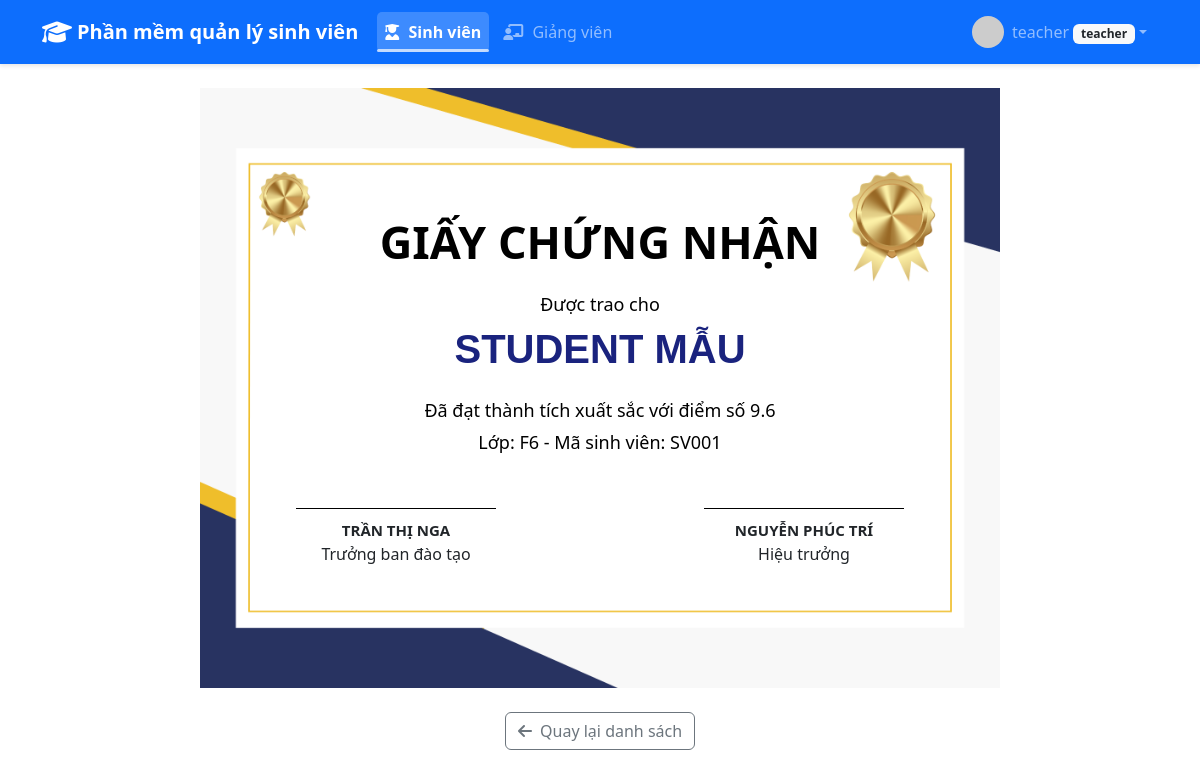
Page /students/3/certificate (signed in) on the committed database.
### app/models.py (models this page shows, shortened)
class User(db.Model, UserMixin):
    id = db.Column(db.Integer, primary_key=True)
    username = db.Column(db.String(64), unique=True, nullable=False)
    password_hash = db.Column(db.String(128), nullable=False)
    role = db.Column(db.String(20), nullable=False)
    email = db.Column(db.String(100), unique=True)
    fullname = db.Column(db.String(100))
    phone = db.Column(db.String(20))
    birthdate = db.Column(db.Date)
    gender = db.Column(db.String(10))
    avatar = db.Column(db.String(255))
    teacher_code = db.Column(db.String(20), unique=True)
    student_code = db.Column(db.String(20), unique=True)
    class_id = db.Column(db.Integer, db.ForeignKey('class.id'))
    score = db.Column(db.Float)
    updated_at = db.Column(db.DateTime, default=datetime.utcnow, onupdate=datetime.utcnow)
    reset_password_token = db.Column(db.String(128))
    reset_password_expires = db.Column(db.DateTime)
    classes = db.relationship('Class', secondary=teacher_class, backref='teachers')

class Class(db.Model):
    id = db.Column(db.Integer, primary_key=True)
    name = db.Column(db.String(50), unique=True, nullable=False)
    students = db.relationship('User', backref='class_', lazy=True, foreign_keys='User.class_id')

### app/students/routes.py (the view)
@students_bp.route('/<int:id>/certificate')
@login_required
def student_certificate(id):
    student = User.query.filter_by(id=id, role='student').first_or_404()
    if not can_view_student(student):
        flash('Bạn không có quyền xem giấy khen của sinh viên này', 'danger')
        return redirect(url_for('students.student_list'))
    if student.score is None or student.score < 8.0:
        flash('Sinh viên chưa đủ điều kiện nhận giấy khen!', 'warning')
        return redirect(url_for('students.view_student', id=student.id))
    return render_template('students/certificate.html', student=student, current_time=datetime.utcnow())

### app/__init__.py (called while the page is built)
@login_manager.user_loader
def load_user(user_id):
    from app.models import User
    return User.query.get(int(user_id))

### app/students/routes.py (called while the page is built)
def can_view_student(student):
    if current_user.role in ['admin', 'teacher']:
        return True
    if current_user.role == 'student':
        return current_user.id == student.id
    return False

### app/templates/students/certificate.html (shortened to what this page needs)
{% extends 'base.html' %}
{% block content %}
<div class="certificate-container mt-4 mb-4">
  <div class="certificate-background">
    <div class="certificate-content">
      <div class="certificate-title">GIẤY CHỨNG NHẬN</div>
      <div class="certificate-subtitle">Được trao cho</div>
      <div class="recipient-name">{{ student.fullname }}</div>
      <div class="certificate-message">
        Đã đạt thành tích xuất sắc với điểm số {{ '%.1f'|format(student.score) }}<br>
        Lớp: {{ student.class_.name if student.class_ else 'Chưa phân lớp' }} - Mã sinh viên: {{ student.student_code }}
      </div>
      <div class="certificate-signatures">
        <div class="signature-block">
          <div class="signature-line"></div>
          <div style="font-size:15px;font-weight:bold;">TRẦN THỊ NGA</div>
          <div class="signature-title" style="font-weight:normal;">Trưởng ban đào tạo</div>
        </div>
        <div class="signature-block">
          <div class="signature-line"></div>
          <div style="font-size:15px;font-weight:bold;">NGUYỄN PHÚC TRÍ</div>
          <div class="signature-title" style="font-weight:normal;">Hiệu trưởng</div>
        </div>
      </div>
    </div>
  </div>
</div>
<div class="d-flex justify-content-center mb-4 gap-3">
  <a href="{{ url_for('students.student_list') }}" class="btn btn-outline-secondary">
    <i class="fas fa-arrow-left me-1"></i> Quay lại danh sách
  </a>
</div>
{% endblock %}

### app/templates/base.html (shortened to what this page needs)
<!DOCTYPE html>
<html lang="vi">
<head>
    <link href="https://cdn.jsdelivr.net/npm/bootstrap@5.3.0-alpha1/dist/css/bootstrap.min.css" rel="stylesheet">
    <link rel="stylesheet" href="https://cdnjs.cloudflare.com/ajax/libs/font-awesome/6.1.1/css/all.min.css">
    <link rel="stylesheet" href="{{ url_for('static', filename='css/styles.css') }}">
</head>
<body>
    <nav class="navbar navbar-expand-lg navbar-dark bg-primary">
        <div class="container d-flex align-items-center justify-content-between">
            <span class="navbar-brand mb-0 d-flex align-items-center">
                <i class="fas fa-graduation-cap logo-icon"></i> Phần mềm quản lý sinh viên
            </span>
            <div class="collapse navbar-collapse" id="navbarNav">
                <ul class="navbar-nav">
                    {% if current_user.is_authenticated %}
                    {% if current_user.role == 'student' %}
                        <li class="nav-item">
                            <a class="nav-link {% if request.path.startswith('/students') %}active{% endif %}" href="{{ url_for('students.student_list') }}">
                                <i class="fas fa-user-graduate"></i> Sinh viên
                            </a>
                        </li>
                    {% else %}
                        <li class="nav-item">
                            <a class="nav-link {% if request.path.startswith('/students') %}active{% endif %}" href="{{ url_for('students.student_list') }}">
                                <i class="fas fa-user-graduate"></i> Sinh viên
                            </a>
                        </li>
                        {% if current_user.role == 'admin' or current_user.role == 'teacher' %}
                        <li class="nav-item">
                            <a class="nav-link {% if request.path.startswith('/teachers') %}active{% endif %}" href="{{ url_for('teachers.teacher_list') }}">
                                <i class="fas fa-chalkboard-teacher"></i> Giảng viên
                            </a>
                        </li>
                        {% endif %}
                    {% endif %}
                    {% endif %}
                </ul>
                <ul class="navbar-nav ms-auto">
                    {% if current_user.is_authenticated %}
                    <li class="nav-item dropdown">
                        <a class="nav-link dropdown-toggle d-flex align-items-center" href="#" id="userDropdown" role="button" data-bs-toggle="dropdown" aria-expanded="false">
                            <div class="user-avatar overflow-hidden me-2">
                                {% if current_user.avatar %}
                                    <img src="{{ current_user.avatar }}" alt="avatar" style="width:32px;height:32px;object-fit:cover;border-radius:50%;">
                                {% else %}
                                    <i class="fas fa-user fa-lg"></i>
                                {% endif %}
                            </div>
                            <span>{{ current_user.username }} <small class="badge bg-light text-dark">{{ current_user.role }}</small></span>
                        </a>
                    </li>
                    {% else %}
                    <li class="nav-item">
                        <a class="nav-link" href="{{ url_for('auth.login') }}">
                            <i class="fas fa-sign-in-alt"></i> Đăng nhập
                        </a>
                    </li>
                    {% endif %}
                </ul>
            </div>
        </div>
    </nav>
    <div class="custom-container mt-4">
        {% block content %}{% endblock %}
    </div>
</body>
</html>

### app/static/css/styles.css (style rules this page uses)
:root { --primary-color: #2563eb; --hover-color: #1d4ed8; }
.navbar { box-shadow: 0 2px 4px rgba(0,0,0,0.1); }
.custom-container { width: 100%; max-width: 100%; margin-left: auto; margin-right: auto; padding-left: 15px; padding-right: 15px; }
@media (min-width: 576px) { .custom-container { max-width: 540px; } }
@media (min-width: 768px) { .custom-container { max-width: 720px; } }
@media (min-width: 992px) { .custom-container { max-width: 960px; } }
@media (min-width: 1200px) { .custom-container { max-width: 1140px; } }
.navbar-nav .nav-link { padding: 0.5rem 1rem; border-radius: 5px; transition: all 0.3s; margin: 0 3px; }
.navbar-nav .nav-link i { margin-right: 5px; }
.navbar-nav .nav-link.active { background-color: rgba(255, 255, 255, 0.2); font-weight: 600; position: relative; }
.navbar-nav .nav-link.active::after { content: ''; position: absolute; bottom: 0; left: 0; width: 100%; height: 3px; background-color: rgba(255, 255, 255, 0.7); border-radius: 3px; }
body { overflow-x: hidden; }
.navbar { padding-top: 0.5rem; padding-bottom: 0.5rem; }
.logo-icon { font-size: 1.5rem; margin-right: 5px; vertical-align: middle; }
.navbar-brand { font-weight: 600; font-size: 1.25rem; margin-right: 1rem; }
.d-flex.gap-3 { justify-content: center !important; }

### rows in the picture
User: username "teacher", role "teacher"
User: fullname "STUDENT MẪU", score "9.6", student_code "SV001"
Class: class_ "F6"
